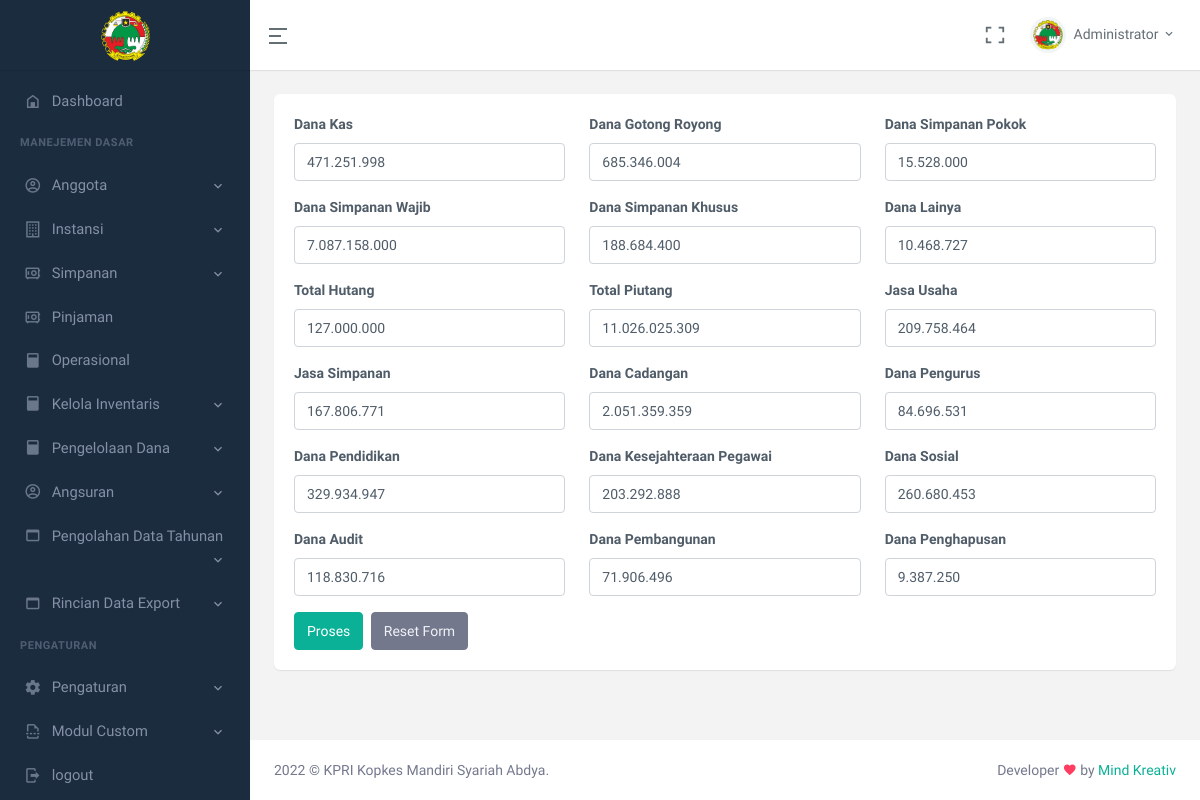
Before: /index.php/pengaturan/konfigurasi_dasar with the older database file.
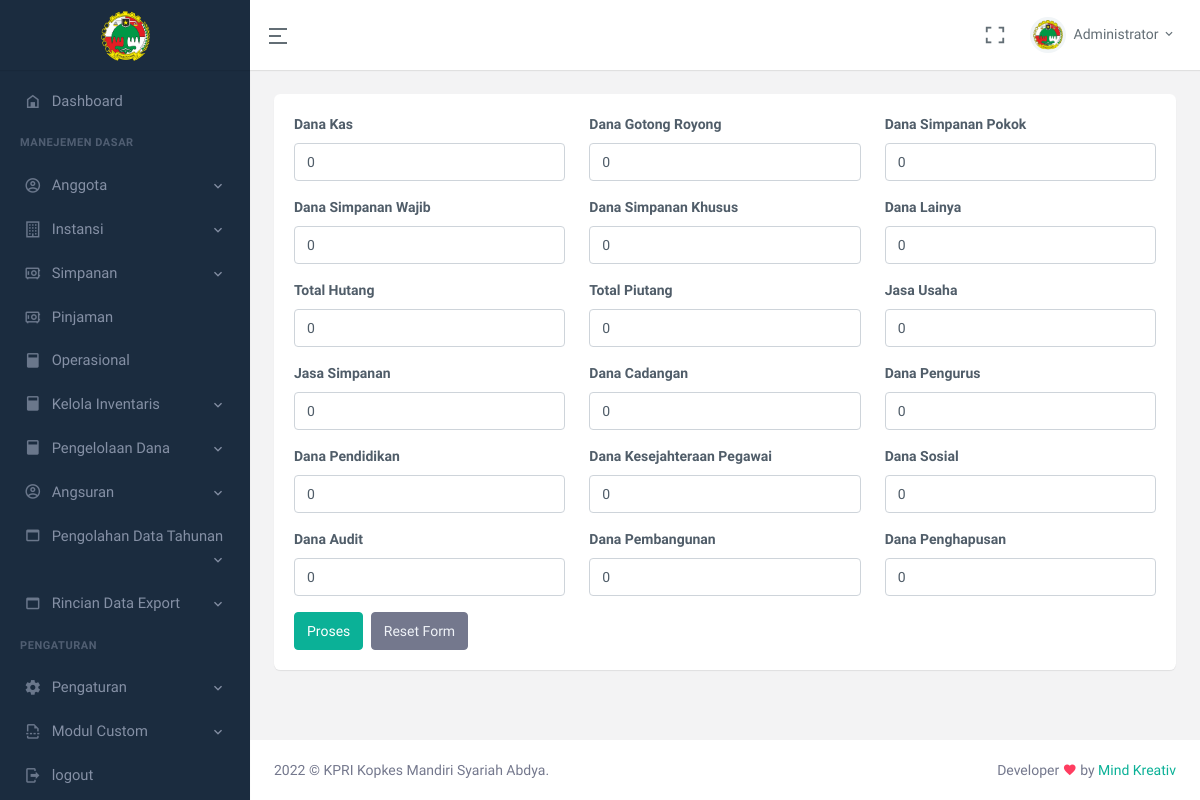
After: the same page with the newer database file.
### tables this page shows
CREATE TABLE `tb_brangkas` (
  `kas` double NOT NULL,
  `dana_gotongroyong` double NOT NULL,
  `dana_simpok` double NOT NULL,
  `dana_simwa` double NOT NULL,
  `dana_kusus` double NOT NULL,
  `dana_lainya` double NOT NULL,
  `total_hutang` double NOT NULL,
  `total_piutang` double NOT NULL,
  `jasa_usaha` double NOT NULL,
  `jasa_simpanan` double NOT NULL,
  `dana_cadangan` double NOT NULL,
  `dana_pengurus` double NOT NULL,
  `dana_pendidikan` double NOT NULL,
  `dana_kes_pegawai` double NOT NULL,
  `dana_sosial` double NOT NULL,
  `dana_audit` double NOT NULL,
  `dana_pembangunan` double NOT NULL,
  `dana_penghapusan` double NOT NULL,
  `last_update` date NOT NULL
);

### application/views/main.php (called while the page is built, shortened)
<?php
$this->load->view('part/header.php');
$this->load->view($page);
 ?>

### application/controllers/Pengaturan.php (called while the page is built, shortened)
<?php
class Pengaturan extends CI_Controller{
  public function __construct()
  {
    $this->load->model(array(
      'Data_Operasional/M_update' => 'mu',
      'Data_Operasional/M_function' => 'mf',
      'Starter' => 'own',
    ));
  }
  function konfigurasi_dasar()
  {
    $load = $this->own->get_brangkas()->row();
    $data = array(
      'js'      =>  '',
      'title'   =>  'Pengaturan Set Data Brangkas Awal',
      'action'  =>  'result_config',
      'load'    =>  $load,
      'page'    =>  'page/pengaturan/tabel'
    );
    $this->load->view('main', $data);
  }
}

### index.php (called while the page is built, shortened)
<?php
require_once BASEPATH.'core/CodeIgniter.php';

### application/models/Starter.php (called while the page is built, shortened)
<?php
class Starter extends CI_Model{
  function get_brangkas()
  {
    return $this->db->get('tb_brangkas');
  }
}

### application/views/page/pengaturan/tabel.php (the view, shortened to what the changed rows need)
<div class="page-content">
    <div class="container-fluid">
        <div class="row">
                    <div class="col-xl-12">
                            <div class="card">
                                <div class="card-body">
                                    <form method="post" action="<?= base_url($action) ?>" class="custom-validation">
                                      <div class="row">
                                        <div class="mb-3 col-xl-4">
                                          <div>
                                            <input type="text" class="form-control uang" name="kas" value="<?= $load->kas ?>"/>
                                          </div>
                                        </div>
                                        <div class="mb-3 col-xl-4">
                                          <div>
                                            <input type="text" class="form-control uang" name="dana_gotongroyong" value="<?= $load->dana_gotongroyong ?>"/>
                                          </div>
                                        </div>
                                        <div class="mb-3 col-xl-4">
                                          <div>
                                            <input type="text" class="form-control uang" name="dana_simpok" value="<?= $load->dana_simpok ?>"/>
                                          </div>
                                        </div>
                                        <div class="mb-3 col-xl-4">
                                          <div>
                                            <input type="text" class="form-control uang" name="dana_simwa" value="<?= $load->dana_simwa ?>"/>
                                          </div>
                                        </div>
                                        <div class="mb-3 col-xl-4">
                                          <div>
                                            <input type="text" class="form-control uang" name="dana_kusus" value="<?= $load->dana_kusus ?>"/>
                                          </div>
                                        </div>
                                        <div class="mb-3 col-xl-4">
                                          <div>
                                            <input type="text" class="form-control uang" name="dana_lainya" value="<?= $load->dana_lainya ?>"/>
                                          </div>
                                        </div>
                                        <div class="mb-3 col-xl-4">
                                          <div>
                                            <input type="text" class="form-control uang" name="total_hutang" value="<?= $load->total_hutang ?>"/>
                                          </div>
                                        </div>
                                        <div class="mb-3 col-xl-4">
                                          <div>
                                            <input type="text" class="form-control uang" name="total_piutang" value="<?= $load->total_piutang ?>"/>
                                          </div>
                                        </div>
                                        <div class="mb-3 col-xl-4">
                                          <div>
                                            <input type="text" class="form-control uang" name="jasa_usaha" value="<?= $load->jasa_usaha ?>"/>
                                          </div>
                                        </div>
                                        <div class="mb-3 col-xl-4">
                                          <div>
                                            <input type="text" class="form-control uang" name="jasa_simpanan" value="<?= $load->jasa_simpanan ?>"/>
                                          </div>
                                        </div>
                                        <div class="mb-3 col-xl-4">
                                          <div>
                                            <input type="text" class="form-control uang" name="dana_cadangan" value="<?= $load->dana_cadangan ?>"/>
                                          </div>
                                        </div>
                                        <div class="mb-3 col-xl-4">
                                          <div>
                                            <input type="text" class="form-control uang" name="dana_pengurus" value="<?= $load->dana_pengurus ?>"/>
                                          </div>
                                        </div>
                                        <div class="mb-3 col-xl-4">
                                          <div>
                                            <input type="text" class="form-control uang" name="dana_pendidikan" value="<?= $load->dana_pendidikan ?>"/>
                                          </div>
                                        </div>
                                        <div class="mb-3 col-xl-4">
                                          <div>
                                            <input type="text" class="form-control uang" name="dana_kes_pegawai" value="<?= $load->dana_kes_pegawai ?>"/>
                                          </div>
                                        </div>
                                        <div class="mb-3 col-xl-4">
                                          <div>
                                            <input type="text" class="form-control uang" name="dana_sosial" value="<?= $load->dana_sosial ?>"/>
                                          </div>
                                        </div>
                                        <div class="mb-3 col-xl-4">
                                          <div>
                                            <input type="text" class="form-control uang" name="dana_audit" value="<?= $load->dana_audit ?>"/>
                                          </div>
                                        </div>
                                        <div class="mb-3 col-xl-4">
                                          <div>
                                            <input type="text" class="form-control uang" name="dana_pembangunan" value="<?= $load->dana_pembangunan ?>"/>
                                          </div>
                                        </div>
                                        <div class="mb-3 col-xl-4">
                                          <div>
                                            <input type="text" class="form-control uang" name="dana_penghapusan" value="<?= $load->dana_penghapusan ?>"/>
                                          </div>
                                        </div>
                                        </div>
                                    </form>
                                </div>
                            </div>
                          </div>
                        </div>
                      </div>
                    </div>

Changed rows visible on the page:
removed tb_brangkas: kas "471.251.998", dana_gotongroyong "685.346.004", dana_simpok "15.528.000", dana_simwa "7.087.158.000", dana_kusus "188.684.400", dana_lainya "10.468.727", total_hutang "127.000.000", total_piutang "11.026.025.309", jasa_usaha "209.758.464", jasa_simpanan "167.806.771", dana_cadangan "2.051.359.359", dana_pengurus "84.696.531", dana_pendidikan "329.934.947", dana_kes_pegawai "203.292.888", dana_sosial "260.680.453", dana_audit "118.830.716", dana_pembangunan "71.906.496", dana_penghapusan "9.387.250"
added tb_brangkas: kas "0", dana_gotongroyong "0", dana_simpok "0", dana_simwa "0", dana_kusus "0", dana_lainya "0", total_hutang "0", total_piutang "0", jasa_usaha "0", jasa_simpanan "0", dana_cadangan "0", dana_pengurus "0", dana_pendidikan "0", dana_kes_pegawai "0", dana_sosial "0", dana_audit "0", dana_pembangunan "0", dana_penghapusan "0"
